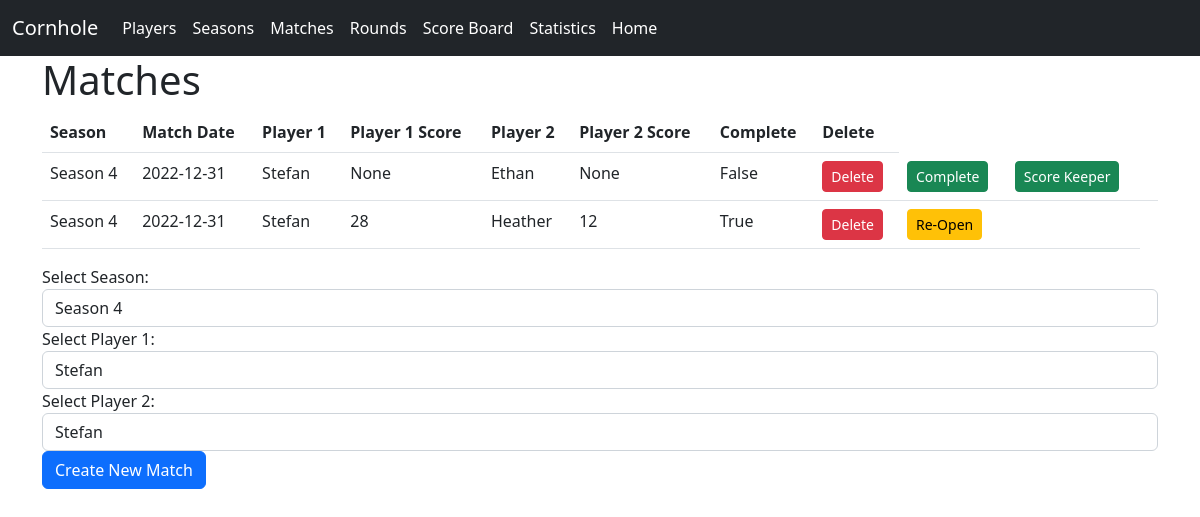
Page /matches on the earlier database version.
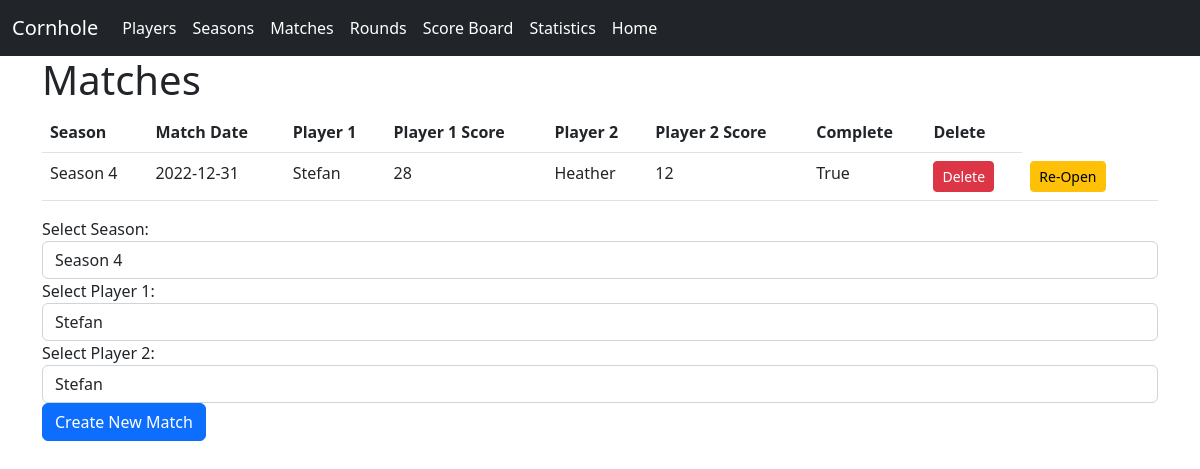
Same page on the later database version.
### website/models.py (models this page shows)
class Match(db.Model):
    id = db.Column(db.Integer, primary_key=True)
    player1 = db.Column(db.Integer, db.ForeignKey('player.id'), nullable=False)
    player2 = db.Column(db.Integer, db.ForeignKey('player.id'), nullable=False)
    player1_score = db.Column(db.Integer, nullable=True)
    player2_score = db.Column(db.Integer, nullable=True)
    date = db.Column(db.DateTime(timezone=True), default=func.now())
    season = db.Column(db.Integer, db.ForeignKey('season.id'), nullable=False)
    rounds = db.relationship('Round', backref='match', lazy=True)
    completed = db.Column(db.Boolean, default=False)

class Season(db.Model):
    id = db.Column(db.Integer, primary_key=True)
    name = db.Column(db.String(150), unique=True)
    startDate = db.Column(db.DateTime(timezone=True), default=func.now())
    closed = db.Column(db.Boolean, default=False)

class Player(db.Model):
    id = db.Column(db.Integer, primary_key=True)
    first_name = db.Column(db.String(150), unique=True)
    notes = db.relationship("Note")

### website/views.py (the view, shortened to what this page needs)
@views.route("/matches", methods=["GET", "POST"])
def matches():
    openSeasons = Season.query.filter_by(closed=False)
    seasons = {season.id: season.name for season in Season.query.all()}
    allPlayers = Player.query.all()
    matches = Match.query.all()
    players = {player.id: player.first_name for player in Player.query.all()}
    return render_template("matches.html", matches=matches, players=players, allPlayers=allPlayers, seasons=seasons, openSeasons=openSeasons)

### website/templates/matches.html (shortened to what this page needs)
{% extends "base.html" %}
{% block content %}
    <h1>Matches</h1>
<table class="table">
        <thead>
            <tr>
                <th scope="col">Season</th>
                <th scope="col">Match Date </th>
                <th scope="col">Player 1</th>
                <th scope="col">Player 1 Score</th>
                <th scope="col">Player 2</th>
                <th scope="col">Player 2 Score</th>
                <th scope="col">Complete</th>
                <th scope="col">Delete</th>
            </tr>
        </thead>
        <tbody>
            {% for match in matches %}
            <tr>
                <td>{{ seasons[match.season] }}</td>
                <td>{{ match.date.date() }}</td>
                <td>{{ players[match.player1] }}</td>
                <td>{{ match.player1_score }}</td>
                <td>{{ players[match.player2] }}</td>
                <td>{{ match.player2_score }}</td>
                <td>{{ match.completed }}</td>
                <td>
                    <form method="POST"
                        action="{{ url_for('views.delete_match', match_id=match.id) }}">
                        <input type="submit" class="btn btn-sm btn-danger" value="Delete"
                            onclick="return confirm('Are you sure you want to delete this match?')">
                    </form>
                </td>
                <td>
                  {% if match.completed == False %}
                    <form method="POST"
                        action="{{ url_for('views.complete_match', match_id=match.id) }}">
                        <input type="submit" class="btn btn-sm btn-success" value="Complete"
                            onclick="return confirm('Are you sure you want to complete this match?')">
                    </form>
                </td>
                <td>
                    <form method="POST"
                        action="{{ url_for('views.score_keeper') }}">
                        <input type="submit" class="btn btn-sm btn-success" value="Score Keeper">
                    </form>
                  {% else %}
                    <form method="POST"
                        action="{{ url_for('views.open_match', match_id=match.id) }}">
                        <input type="submit" class="btn btn-sm btn-warning" value="Re-Open"
                            onclick="return confirm('Are you sure you want to re-open this match?')">
                    </form>
                  {% endif %}
                </td>
                <td></td>
            </tr>
            {% endfor %}
        </tbody>
</table>
<form method = "POST">
    <div class="form-group">
      <label for="seasonSelect">Select Season:</label>
        <select class="form-control" id="seasonSelect" name="seasonSelect">
            {% for season in openSeasons %}
            <option value="{{ season.id }}">{{ season.name }} </option>
            {% endfor %}
        </select>
      <label for="playerSelect1">Select Player 1:</label>
      <select class="form-control" id="player1Select" name="player1Select">
        {% for player in allPlayers %}
          <option value="{{ player.id }}">{{ player.first_name }} </option>
        {% endfor %}
      </select>
      <label for="playerSelect2">Select Player 2:</label>
      <select class="form-control" id="player2Select" name="player2Select">
        {% for player in allPlayers %}
          <option value="{{ player.id }}">{{ player.first_name }} </option>
        {% endfor %}
      </select>
    </div>
    <button type="submit" class="btn btn-primary">Create New Match</button>
  </form>
{% endblock %}

### website/templates/base.html (shortened to what this page needs)
<!DOCTYPE html>
<html>
  <head>
    <link
    href="https://cdn.jsdelivr.net/npm/bootstrap@5.2.3/dist/css/bootstrap.min.css"
    rel="stylesheet"
    />
    <link
      rel="stylesheet"
      href="https://stackpath.bootstrapcdn.com/font-awesome/4.7.0/css/font-awesome.min.css"
    />
  </head>
  <body>
    <nav class="navbar navbar-expand-lg navbar-dark bg-dark">
      <div class="container-fluid">
        <a class="navbar-brand" href="/">Cornhole</a>
      <div class="collapse navbar-collapse" id="navbarSupportedContent">
        <ul class="navbar-nav me-auto mb-2 mb-lg-0">
          <li class="nav-item">
            <a class="nav-link active" aria-current="page" id="players" href="/players">Players</a>
          </li>
          <li class="nav-item">
            <a class="nav-link active" aria-current="page" id="seasons" href="/seasons">Seasons</a>
          </li>
          <li class="nav-item">
            <a class="nav-link active" aria-current="page" id="matches" href="/matches">Matches</a>
          </li>
          <li class="nav-item">
            <a class="nav-link active" aria-current="page" id="rounds" href="/rounds">Rounds</a>
          </li>
          <li class="nav-item">
            <a class="nav-link active" aria-current="page" id="scoreboard" href="/score-board">Score Board</a>
          </li>
          <li class="nav-item">
            <a class="nav-link active" aria-current="page" id="stats" href="/stats">Statistics</a>
          </li>
          <li class="nav-item">
            <a class="nav-link active" aria-current="page" id="home" href="/">Home</a>
          </li>
        </div>
      </div>
    </nav>
    <div class="container">
      {% block content%} {% endblock %}
    </div>
  </body>
</html>

Differences in the rows shown:
removed Match: season.name "Season 4", date "2022-12-31", player1.first_name "Stefan", player1_score "None", player2.first_name "Ethan", player2_score "None", completed "False"
